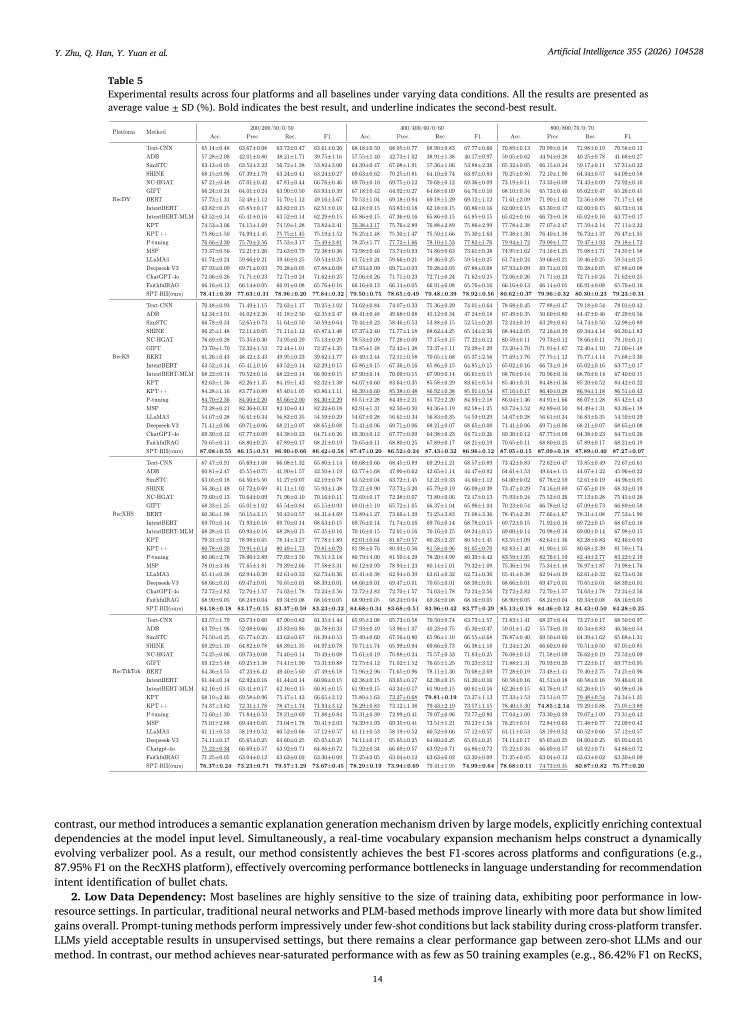
#> input picture experiment/paper_reader/assets/table5_recdy.png, 2268 x 3095 px (shown at 1/3 size)
$ python build_document.py
#> lines starting #> are read from the running program, lines starting #| are printed output that depends on the picture
#!/usr/bin/env python3
"""Build the standalone improvement-to-paper comparison report.

The document intentionally separates protocol-aligned comparisons from
engineering ensemble points and internal 400-row experiments.
"""

from __future__ import annotations

import csv
import json
from pathlib import Path

from PIL import Image
from docx import Document
from docx.enum.section import WD_SECTION
from docx.enum.table import WD_CELL_VERTICAL_ALIGNMENT, WD_TABLE_ALIGNMENT
from docx.enum.text import WD_ALIGN_PARAGRAPH
from docx.oxml import OxmlElement
from docx.oxml.ns import qn
from docx.shared import Cm, Inches, Pt, RGBColor


# The script lives at <repo>/experiment/report/improvement_comparison.
# Deriving the root keeps regeneration independent of the current directory.
ROOT = Path(__file__).resolve().parents[3]
OUT = ROOT / "experiment" / "report" / "improvement_comparison"
RESULTS = ROOT / "experiment" / "results"
FIGURES = ROOT / "experiment" / "figures"
PAPER_ASSETS = ROOT / "experiment" / "paper_reader" / "assets"

DOCX_PATH = OUT / "提升数据与原论文逐项对比.docx"
MD_PATH = OUT / "提升数据与原论文逐项对比.md"
TABLE5_CROP = OUT / "qa" / "table5_recdy_crop.png"

NAVY = "17324D"
TEAL = "237C82"
TEAL_LIGHT = "DCEEEF"
BLUE_LIGHT = "E9F0F7"
GOLD = "B07A16"
GOLD_LIGHT = "F8EED7"
RED = "A84A59"
RED_LIGHT = "F7E5E8"
GREEN = "2D7C55"
GREEN_LIGHT = "E3F1EA"
GRAY = "5F6872"
GRAY_LIGHT = "F1F3F5"
WHITE = "FFFFFF"


def load_csv(path: Path) -> list[dict[str, str]]:
    with path.open("r", encoding="utf-8-sig", newline="") as handle:
        return list(csv.DictReader(handle))


def load_json(path: Path) -> dict:
    with path.open("r", encoding="utf-8") as handle:
        return json.load(handle)


def percent(value: float, digits: int = 2) -> str:
    return f"{100 * value:.{digits}f}%"


def pp(value: float, digits: int = 2) -> str:
    return f"{value:+.{digits}f} pp"


# [238 lines left out: functions soft_wrap_path, set_cell_shading, set_cell_border, set_repeat_table_header, set_cell_margins, set_run_font and 10 more, not called in this run]


def page_break(doc: Document) -> None:
    doc.add_page_break()


def create_table5_crop() -> None:
    TABLE5_CROP.parent.mkdir(parents=True, exist_ok=True)
    image = Image.open(PAPER_ASSETS / "table5_recdy.png")
#> image is the input picture: PIL image 2268x3095 RGB; min 0, max 255, mean 241.7
    # Caption, header, and the complete RecDY block on paper page 14.
    crop = image.crop((120, 145, 2160, 1080))
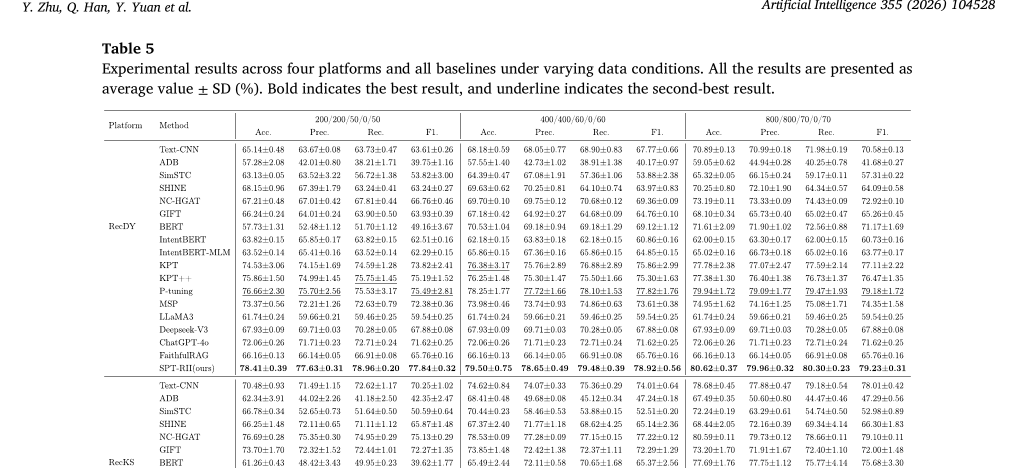
#> crop: PIL image 2040x935 RGB (shown at 1/2 size); min 0, max 255, mean 241.2
    crop.save(TABLE5_CROP, quality=95)


def build_data() -> dict:
    paper_rows = load_csv(RESULTS / "paper_comparison" / "paper_vs_local_comparison.csv")
    grouped: dict[int, dict[str, dict[str, str]]] = {}
    for row in paper_rows:
        shot = int(row["shot_per_class"])
        grouped.setdefault(shot, {})[row["role"]] = row

    classical = {
        int(row["size"]): row
        for row in load_csv(RESULTS / "improvement" / "classical_improvement_summary.csv")
        if row["condition"] in ("content", "structured_concat", "structured_late_fusion")
    }
    # Preserve all condition rows separately.
    classical_all = load_csv(RESULTS / "improvement" / "classical_improvement_summary.csv")
    roberta = {
        row["tag"]: row
        for row in load_csv(RESULTS / "improvement" / "roberta_improvement_summary.csv")
    }
    gate = load_json(RESULTS / "improvement" / "uncertainty_gate.json")
    return {
        "paper": grouped,
        "classical": classical_all,
        "roberta": roberta,
        "gate": gate,
    }


# [610 lines left out: functions configure_document, cover, executive_summary, location_index, strict_table5, full_metrics and 6 more, not called in this run]


def main() -> None:
    OUT.mkdir(parents=True, exist_ok=True)
    create_table5_crop()
    data = build_data()
    build_markdown(data)
    build_docx(data)
    print(f"Wrote {MD_PATH}")
    print(f"Wrote {DOCX_PATH}")


if __name__ == "__main__":
#> (the run stopped early here; a loop or call above may not have finished)
